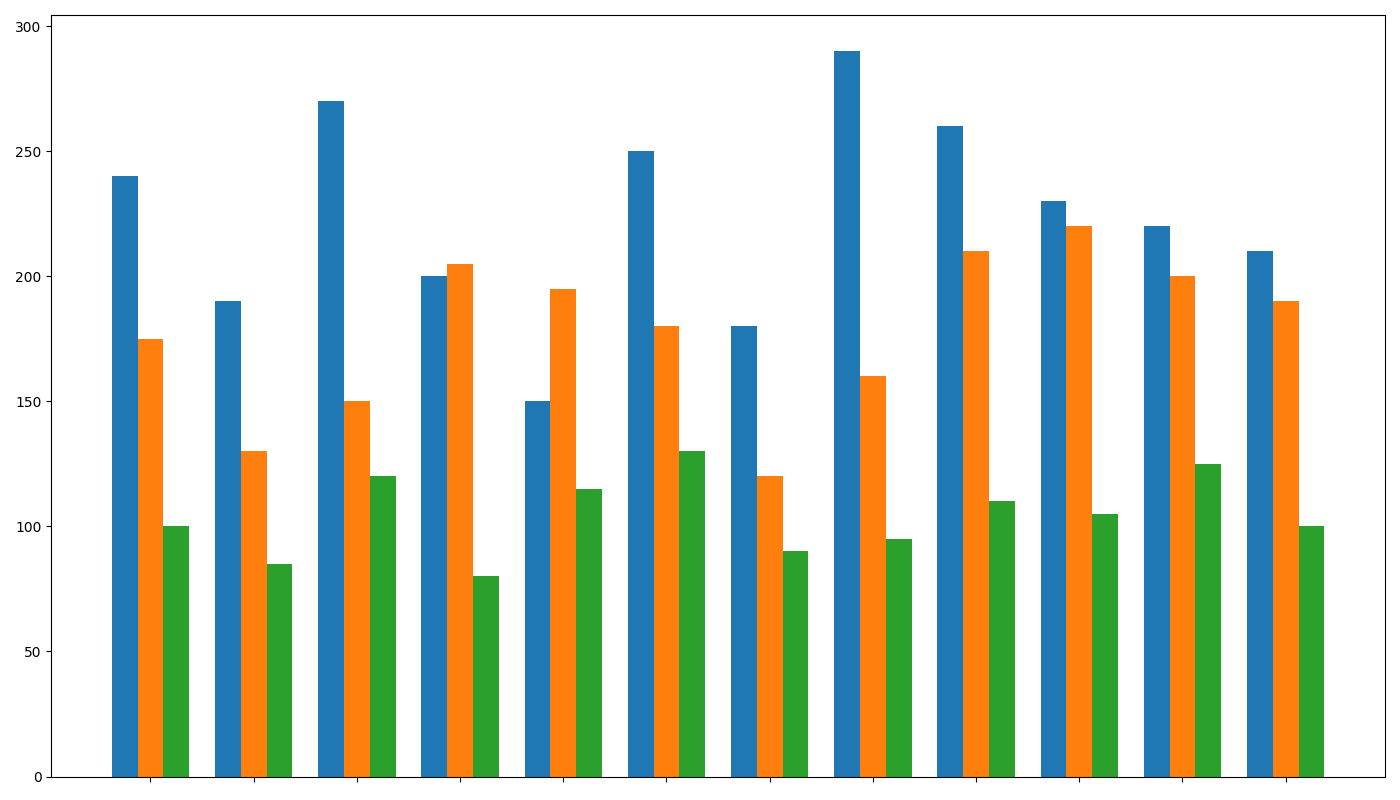

This figure's Python source:
import matplotlib.pyplot as plt
import numpy as np

months = ["Jan", "Feb", "Mar", "Apr", "May", "Jun",
          "Jul", "Aug", "Sep", "Oct", "Nov", "Dec"]

classic_sales = np.array([240, 190, 270, 200, 150, 250, 180, 290, 260, 230, 220, 210])
exotic_sales = np.array([175, 130, 150, 205, 195, 180, 120, 160, 210, 220, 200, 190])
seasonal_sales = np.array([100, 85, 120, 80, 115, 130, 90, 95, 110, 105, 125, 100])

x = np.arange(len(months))
width = 0.25

fig, ax = plt.subplots(figsize=(14, 8))

ax.bar(x - width, classic_sales, width, color='#1f77b4')
ax.bar(x, exotic_sales, width, color='#ff7f0e')
ax.bar(x + width, seasonal_sales, width, color='#2ca02c')

ax.set_xticks(x)
ax.set_xticklabels([])

plt.tight_layout()
plt.show()
